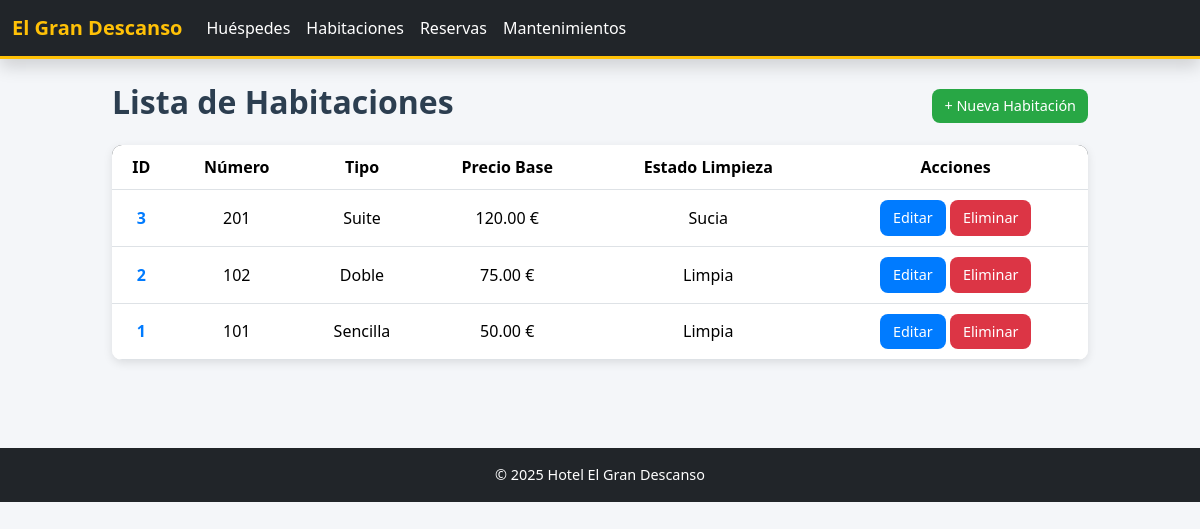
Page /habitaciones/listar_habitaciones.php on the committed database.
### tables this page shows
CREATE TABLE habitaciones(
	id INT AUTO_INCREMENT PRIMARY KEY,
    numero VARCHAR(20) UNIQUE NOT NULL,
    tipo ENUM('Sencilla', 'Doble', 'Suite') NOT NULL,
    precio_base DECIMAL(10,2) NOT NULL, 
    estado_limpieza ENUM('Limpia', 'Sucia', 'En limpieza') DEFAULT 'Limpia'
);

### habitaciones/listar_habitaciones.php (the view)
<?php include '../header.php';
require '../conexion.php'; ?>
<div class="d-flex justify-content-between align-items-center mb-3">
    <h2>Lista de Habitaciones</h2>
    <a href="form_habitacion.php" class="btn btn-success">+ Nueva Habitación</a>
</div>
<table class="table table-hover">
    <thead>
        <tr>
            <th>ID</th>
            <th>Número</th>
            <th>Tipo</th>
            <th>Precio Base</th>
            <th>Estado Limpieza</th>
            <th>Acciones</th>
        </tr>
    </thead>
    <tbody>
        <?php
        $stmt = $pdo->query("SELECT * FROM habitaciones ORDER BY id DESC");
        foreach ($stmt as $fila) {
            echo "<tr>
                <td>{$fila['id']}</td>
                <td>{$fila['numero']}</td>
                <td>{$fila['tipo']}</td>
                <td>{$fila['precio_base']} €</td>
                <td>{$fila['estado_limpieza']}</td>
                <td>
                  <a href='editar_habitacion.php?id={$fila['id']}' class='btn btn-edit btn-sm'>Editar</a>
                  <a href='eliminar_habitacion.php?id={$fila['id']}' class='btn btn-delete btn-sm' onclick='return confirm(\"¿Eliminar habitación?\")'>Eliminar</a>
                </td>
              </tr>";
        }
        ?>
    </tbody>
</table>
<?php include '../footer.php'; ?>

### header.php (shortened to what this page needs)
<!DOCTYPE html>
<html lang="es">
<head>
  <link rel="stylesheet" href="https://cdn.jsdelivr.net/npm/bootstrap@5.3.3/dist/css/bootstrap.min.css">
  <link rel="stylesheet" href="/hotel_gran_descanso/css/style.css">
</head>
<body>
  <nav class="navbar navbar-expand-lg navbar-dark bg-dark shadow">
    <div class="container-fluid">
      <a class="navbar-brand" href="/hotel_gran_descanso/index.php">El Gran Descanso</a>
      <div class="collapse navbar-collapse">
        <ul class="navbar-nav me-auto">
          <li class="nav-item"><a class="nav-link" href="/hotel_gran_descanso/huespedes/listar_huespedes.php">Huéspedes</a></li>
          <li class="nav-item"><a class="nav-link" href="/hotel_gran_descanso/habitaciones/listar_habitaciones.php">Habitaciones</a></li>
          <li class="nav-item"><a class="nav-link" href="/hotel_gran_descanso/reservas/listar_reservas.php">Reservas</a></li>
          <li class="nav-item"><a class="nav-link" href="/hotel_gran_descanso/mantenimientos/listar_mantenimientos.php">Mantenimientos</a></li>
        </ul>
      </div>
    </div>
  </nav>
  <div class="container py-4">

### footer.php
</div>
<footer class="text-center mt-5 py-3 bg-dark text-white">
    © <?php echo date('Y'); ?> Hotel El Gran Descanso
</footer>
</body>
</html>

### css/style.css (style rules this page uses)
body { background-color: #f4f6f9; font-family: 'Segoe UI', Arial, sans-serif; margin: 0; padding: 0; color: #333; }
h1, h2, h3 { color: #2c3e50; font-weight: 600; }
.container { max-width: 1000px; margin: auto; }
a { text-decoration: none; }
.navbar { border-bottom: 3px solid #ffc107; }
.navbar-brand { font-weight: bold; color: #ffc107 !important; }
.navbar-nav .nav-link { color: #fff !important; transition: 0.3s; }
.table { background-color: white; border-radius: 10px; overflow: hidden; box-shadow: 0 3px 10px rgba(0, 0, 0, 0.1); width: 100%; border-collapse: separate; border-spacing: 0; }
.table thead { background-color: #343a40; color: white; text-align: center; }
.table th, .table td { vertical-align: middle; text-align: center; padding: 10px; }
.table td:first-child { font-weight: 600; color: #007bff; }
.btn { border-radius: 8px !important; font-size: 0.9rem; padding: 6px 12px; transition: 0.3s; }
.btn-success { background-color: #28a745 !important; border: none; }
.btn-edit { background-color: #007bff !important; color: white !important; }
.btn-delete { background-color: #dc3545 !important; color: white !important; }
footer { margin-top: 50px; padding: 15px; font-size: 0.9rem; }

### rows in the picture
habitaciones: id "3", numero "201", tipo "Suite", precio_base "120.00", estado_limpieza "Sucia"
habitaciones: id "2", numero "102", tipo "Doble", precio_base "75.00", estado_limpieza "Limpia"
habitaciones: id "1", numero "101", tipo "Sencilla", precio_base "50.00", estado_limpieza "Limpia"
